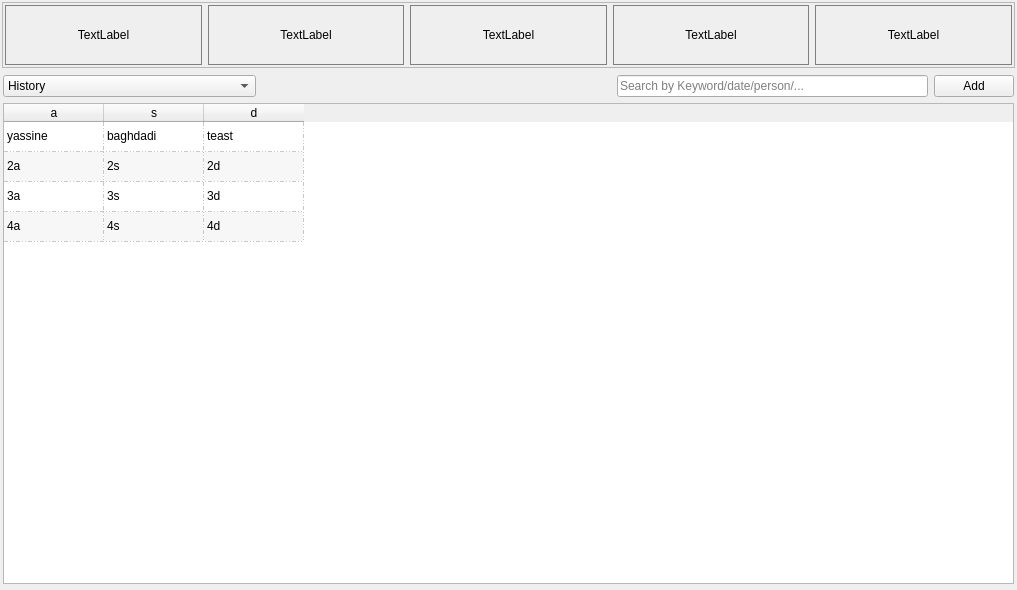
<?xml version="1.0" encoding="UTF-8"?>
<ui version="4.0">
 <class>Frame</class>
 <widget class="QFrame" name="Frame">
  <property name="geometry">
   <rect>
    <x>0</x>
    <y>0</y>
    <width>1017</width>
    <height>590</height>
   </rect>
  </property>
  <property name="windowTitle">
   <string>Frame</string>
  </property>
  <property name="styleSheet">
   <string notr="true"/>
  </property>
  <layout class="QVBoxLayout" name="verticalLayout_2">
   <property name="leftMargin">
    <number>2</number>
   </property>
   <property name="topMargin">
    <number>2</number>
   </property>
   <property name="rightMargin">
    <number>2</number>
   </property>
   <property name="bottomMargin">
    <number>2</number>
   </property>
   <item>
    <layout class="QVBoxLayout" name="verticalLayout">
     <item>
      <widget class="QFrame" name="frame_2">
       <property name="minimumSize">
        <size>
         <width>0</width>
         <height>66</height>
        </size>
       </property>
       <property name="maximumSize">
        <size>
         <width>16777215</width>
         <height>66</height>
        </size>
       </property>
       <property name="styleSheet">
        <string notr="true">QLabel{border: 1px solid grey;}</string>
       </property>
       <property name="frameShape">
        <enum>QFrame::StyledPanel</enum>
       </property>
       <property name="frameShadow">
        <enum>QFrame::Raised</enum>
       </property>
       <layout class="QHBoxLayout" name="horizontalLayout_4">
        <property name="leftMargin">
         <number>2</number>
        </property>
        <property name="topMargin">
         <number>2</number>
        </property>
        <property name="rightMargin">
         <number>2</number>
        </property>
        <property name="bottomMargin">
         <number>2</number>
        </property>
        <item>
         <layout class="QHBoxLayout" name="horizontalLayout_3">
          <item>
           <widget class="QLabel" name="counter1">
            <property name="cursor">
             <cursorShape>PointingHandCursor</cursorShape>
            </property>
            <property name="toolTip">
             <string>&lt;html&gt;&lt;head/&gt;&lt;body&gt;&lt;p&gt;&lt;br/&gt;&lt;/p&gt;&lt;/body&gt;&lt;/html&gt;</string>
            </property>
            <property name="whatsThis">
             <string>&lt;html&gt;&lt;head/&gt;&lt;body&gt;&lt;p&gt;&lt;br/&gt;&lt;/p&gt;&lt;/body&gt;&lt;/html&gt;</string>
            </property>
            <property name="frameShadow">
             <enum>QFrame::Plain</enum>
            </property>
            <property name="lineWidth">
             <number>1</number>
            </property>
            <property name="midLineWidth">
             <number>0</number>
            </property>
            <property name="text">
             <string>TextLabel</string>
            </property>
            <property name="textFormat">
             <enum>Qt::AutoText</enum>
            </property>
            <property name="alignment">
             <set>Qt::AlignCenter</set>
            </property>
            <property name="wordWrap">
             <bool>true</bool>
            </property>
            <property name="margin">
             <number>0</number>
            </property>
           </widget>
          </item>
          <item>
           <widget class="QLabel" name="counter2">
            <property name="cursor">
             <cursorShape>PointingHandCursor</cursorShape>
            </property>
            <property name="frameShadow">
             <enum>QFrame::Plain</enum>
            </property>
            <property name="lineWidth">
             <number>1</number>
            </property>
            <property name="midLineWidth">
             <number>0</number>
            </property>
            <property name="text">
             <string>TextLabel</string>
            </property>
            <property name="textFormat">
             <enum>Qt::AutoText</enum>
            </property>
            <property name="alignment">
             <set>Qt::AlignCenter</set>
            </property>
            <property name="wordWrap">
             <bool>true</bool>
            </property>
           </widget>
          </item>
          <item>
           <widget class="QLabel" name="counter3">
            <property name="cursor">
             <cursorShape>PointingHandCursor</cursorShape>
            </property>
            <property name="frameShadow">
             <enum>QFrame::Plain</enum>
            </property>
            <property name="lineWidth">
             <number>1</number>
            </property>
            <property name="midLineWidth">
             <number>0</number>
            </property>
            <property name="text">
             <string>TextLabel</string>
            </property>
            <property name="textFormat">
             <enum>Qt::AutoText</enum>
            </property>
            <property name="alignment">
             <set>Qt::AlignCenter</set>
            </property>
            <property name="wordWrap">
             <bool>true</bool>
            </property>
           </widget>
          </item>
          <item>
           <widget class="QLabel" name="counter4">
            <property name="cursor">
             <cursorShape>PointingHandCursor</cursorShape>
            </property>
            <property name="frameShadow">
             <enum>QFrame::Plain</enum>
            </property>
            <property name="lineWidth">
             <number>1</number>
            </property>
            <property name="midLineWidth">
             <number>0</number>
            </property>
            <property name="text">
             <string>TextLabel</string>
            </property>
            <property name="textFormat">
             <enum>Qt::AutoText</enum>
            </property>
            <property name="alignment">
             <set>Qt::AlignCenter</set>
            </property>
            <property name="wordWrap">
             <bool>true</bool>
            </property>
           </widget>
          </item>
          <item>
           <widget class="QLabel" name="counter5">
            <property name="frameShadow">
             <enum>QFrame::Plain</enum>
            </property>
            <property name="lineWidth">
             <number>1</number>
            </property>
            <property name="midLineWidth">
             <number>0</number>
            </property>
            <property name="text">
             <string>TextLabel</string>
            </property>
            <property name="textFormat">
             <enum>Qt::AutoText</enum>
            </property>
            <property name="alignment">
             <set>Qt::AlignCenter</set>
            </property>
            <property name="wordWrap">
             <bool>true</bool>
            </property>
           </widget>
          </item>
         </layout>
        </item>
       </layout>
      </widget>
     </item>
     <item>
      <widget class="QFrame" name="frame_4">
       <property name="frameShape">
        <enum>QFrame::NoFrame</enum>
       </property>
       <property name="frameShadow">
        <enum>QFrame::Raised</enum>
       </property>
       <property name="lineWidth">
        <number>3</number>
       </property>
       <property name="midLineWidth">
        <number>3</number>
       </property>
       <layout class="QVBoxLayout" name="verticalLayout_5">
        <property name="leftMargin">
         <number>1</number>
        </property>
        <property name="topMargin">
         <number>1</number>
        </property>
        <property name="rightMargin">
         <number>1</number>
        </property>
        <property name="bottomMargin">
         <number>1</number>
        </property>
        <item>
         <layout class="QVBoxLayout" name="verticalLayout_4">
          <property name="bottomMargin">
           <number>3</number>
          </property>
          <item>
           <layout class="QHBoxLayout" name="horizontalLayout">
            <item>
             <widget class="QComboBox" name="comboBox">
              <property name="minimumSize">
               <size>
                <width>253</width>
                <height>0</height>
               </size>
              </property>
              <property name="maximumSize">
               <size>
                <width>270</width>
                <height>16777215</height>
               </size>
              </property>
              <item>
               <property name="text">
                <string>History</string>
               </property>
              </item>
              <item>
               <property name="text">
                <string>Products</string>
               </property>
              </item>
             </widget>
            </item>
            <item>
             <spacer name="horizontalSpacer">
              <property name="orientation">
               <enum>Qt::Horizontal</enum>
              </property>
              <property name="sizeType">
               <enum>QSizePolicy::Expanding</enum>
              </property>
              <property name="sizeHint" stdset="0">
               <size>
                <width>40</width>
                <height>20</height>
               </size>
              </property>
             </spacer>
            </item>
            <item>
             <widget class="QLineEdit" name="search_txt">
              <property name="maximumSize">
               <size>
                <width>311</width>
                <height>16777215</height>
               </size>
              </property>
              <property name="placeholderText">
               <string>Search by Keyword/date/person/...</string>
              </property>
              <property name="clearButtonEnabled">
               <bool>true</bool>
              </property>
             </widget>
            </item>
            <item>
             <widget class="QPushButton" name="add">
              <property name="text">
               <string>Add</string>
              </property>
             </widget>
            </item>
           </layout>
          </item>
          <item>
           <widget class="QTableWidget" name="home_table">
            <property name="cursor" stdset="0">
             <cursorShape>PointingHandCursor</cursorShape>
            </property>
            <property name="acceptDrops">
             <bool>false</bool>
            </property>
            <property name="statusTip">
             <string/>
            </property>
            <property name="layoutDirection">
             <enum>Qt::LeftToRight</enum>
            </property>
            <property name="autoFillBackground">
             <bool>false</bool>
            </property>
            <property name="frameShape">
             <enum>QFrame::StyledPanel</enum>
            </property>
            <property name="frameShadow">
             <enum>QFrame::Sunken</enum>
            </property>
            <property name="sizeAdjustPolicy">
             <enum>QAbstractScrollArea::AdjustIgnored</enum>
            </property>
            <property name="autoScrollMargin">
             <number>3</number>
            </property>
            <property name="editTriggers">
             <set>QAbstractItemView::NoEditTriggers</set>
            </property>
            <property name="showDropIndicator" stdset="0">
             <bool>true</bool>
            </property>
            <property name="alternatingRowColors">
             <bool>true</bool>
            </property>
            <property name="selectionMode">
             <enum>QAbstractItemView::ExtendedSelection</enum>
            </property>
            <property name="selectionBehavior">
             <enum>QAbstractItemView::SelectRows</enum>
            </property>
            <property name="textElideMode">
             <enum>Qt::ElideLeft</enum>
            </property>
            <property name="verticalScrollMode">
             <enum>QAbstractItemView::ScrollPerPixel</enum>
            </property>
            <property name="horizontalScrollMode">
             <enum>QAbstractItemView::ScrollPerPixel</enum>
            </property>
            <property name="showGrid">
             <bool>true</bool>
            </property>
            <property name="gridStyle">
             <enum>Qt::DashDotDotLine</enum>
            </property>
            <property name="sortingEnabled">
             <bool>true</bool>
            </property>
            <property name="cornerButtonEnabled">
             <bool>true</bool>
            </property>
            <attribute name="horizontalHeaderVisible">
             <bool>true</bool>
            </attribute>
            <attribute name="horizontalHeaderCascadingSectionResizes">
             <bool>false</bool>
            </attribute>
            <attribute name="verticalHeaderVisible">
             <bool>false</bool>
            </attribute>
            <attribute name="verticalHeaderCascadingSectionResizes">
             <bool>false</bool>
            </attribute>
            <attribute name="verticalHeaderShowSortIndicator" stdset="0">
             <bool>false</bool>
            </attribute>
            <attribute name="verticalHeaderStretchLastSection">
             <bool>false</bool>
            </attribute>
            <row>
             <property name="text">
              <string>New Row</string>
             </property>
            </row>
            <row>
             <property name="text">
              <string>New Row</string>
             </property>
            </row>
            <row>
             <property name="text">
              <string>New Row</string>
             </property>
            </row>
            <row>
             <property name="text">
              <string>New Row</string>
             </property>
            </row>
            <column>
             <property name="text">
              <string>a</string>
             </property>
            </column>
            <column>
             <property name="text">
              <string>s</string>
             </property>
            </column>
            <column>
             <property name="text">
              <string>d</string>
             </property>
            </column>
            <item row="0" column="0">
             <property name="text">
              <string>yassine</string>
             </property>
            </item>
            <item row="0" column="1">
             <property name="text">
              <string>baghdadi</string>
             </property>
            </item>
            <item row="0" column="2">
             <property name="text">
              <string>teast</string>
             </property>
            </item>
            <item row="1" column="0">
             <property name="text">
              <string>2a</string>
             </property>
            </item>
            <item row="1" column="1">
             <property name="text">
              <string>2s</string>
             </property>
            </item>
            <item row="1" column="2">
             <property name="text">
              <string>2d</string>
             </property>
            </item>
            <item row="2" column="0">
             <property name="text">
              <string>3a</string>
             </property>
            </item>
            <item row="2" column="1">
             <property name="text">
              <string>3s</string>
             </property>
            </item>
            <item row="2" column="2">
             <property name="text">
              <string>3d</string>
             </property>
            </item>
            <item row="3" column="0">
             <property name="text">
              <string>4a</string>
             </property>
            </item>
            <item row="3" column="1">
             <property name="text">
              <string>4s</string>
             </property>
            </item>
            <item row="3" column="2">
             <property name="text">
              <string>4d</string>
             </property>
            </item>
           </widget>
          </item>
         </layout>
        </item>
       </layout>
      </widget>
     </item>
    </layout>
   </item>
  </layout>
 </widget>
 <resources/>
 <connections/>
</ui>
